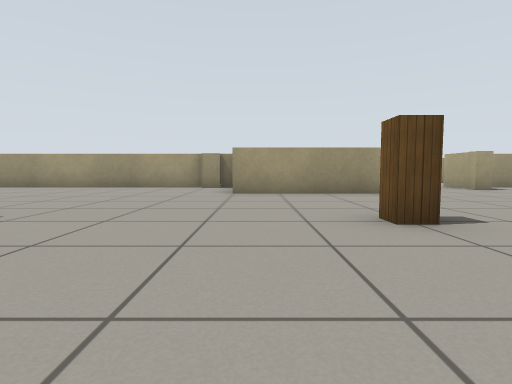
View 1 (above)

24 first-person views from a walk through a robot-simulator world made for Gazebo. The camera is 0.5 m above the floor, tilts 4° down and sees 80° across. The floor is counted in squares, 1 m on a side. Each view is taken from the middle of a square. On the plan, view 1 faces up. The plan holds only what a view shows up to about 9 squares ahead; the rest is blank. The place goes on beyond the plan. Simple patterns stand in for the simulator's built-in surfaces.

View 2
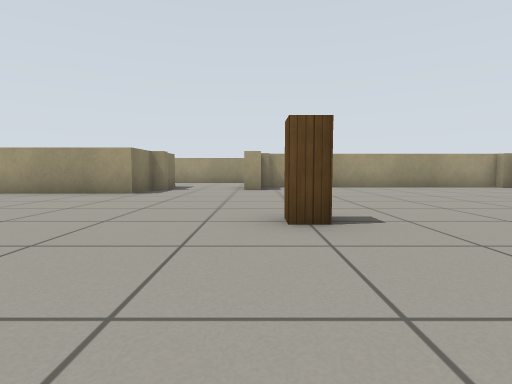

View 3
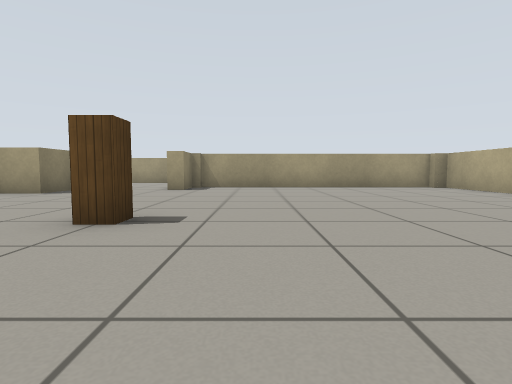

View 4
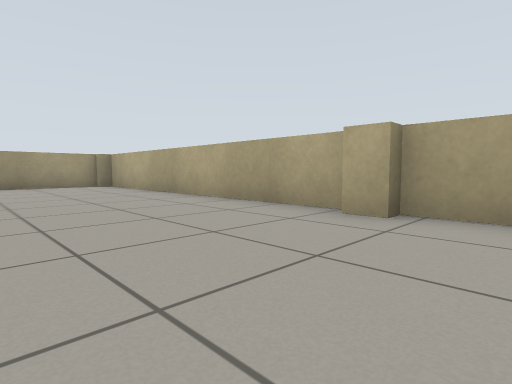

View 5
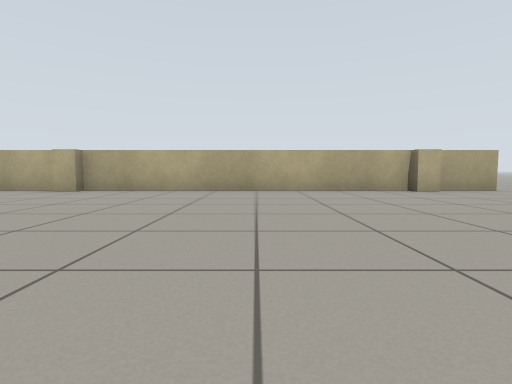

View 6
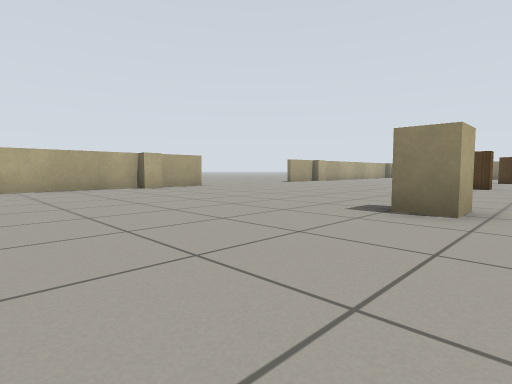

View 7
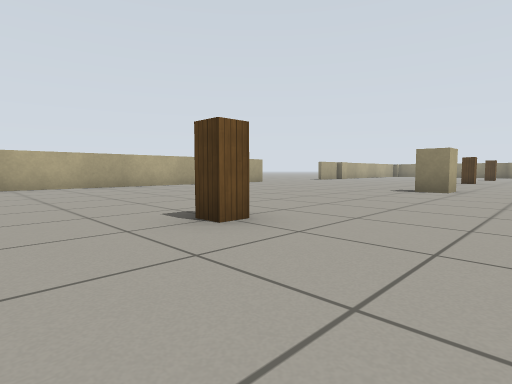

View 8
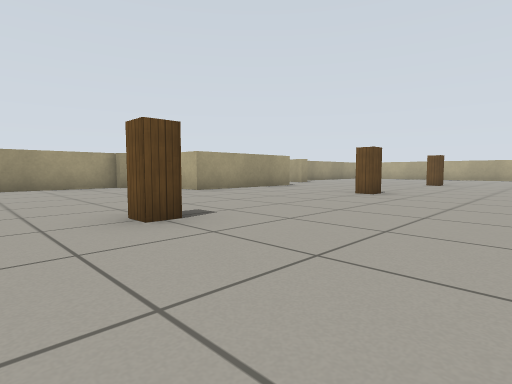

View 9
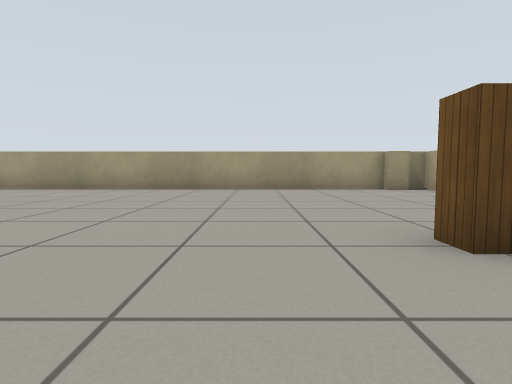

View 10
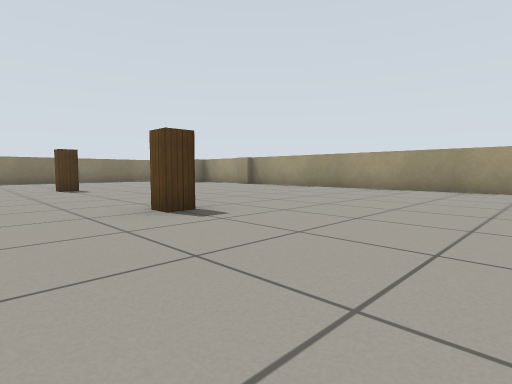

View 11
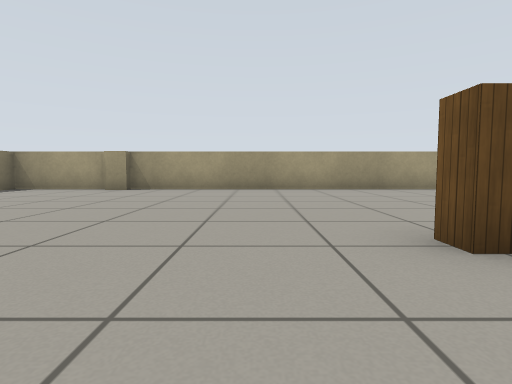

View 12
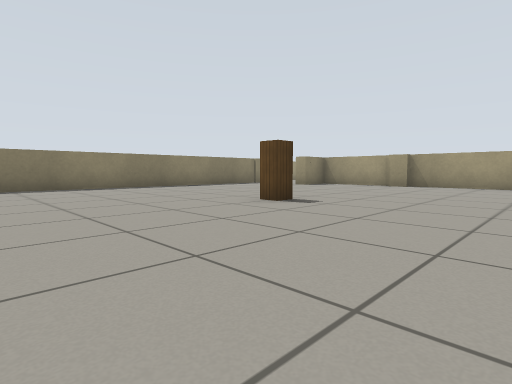

View 13
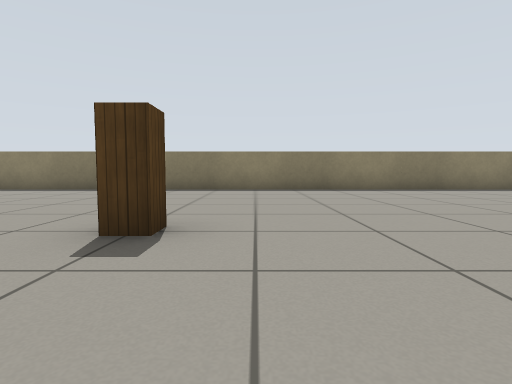

View 14
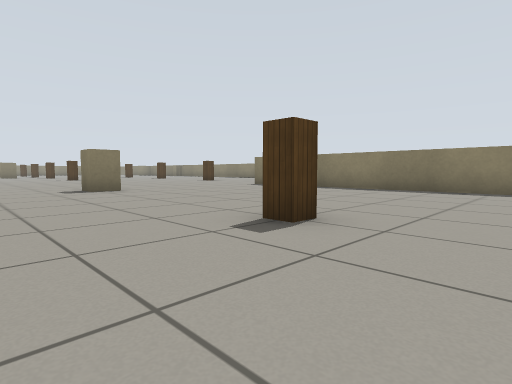

View 15
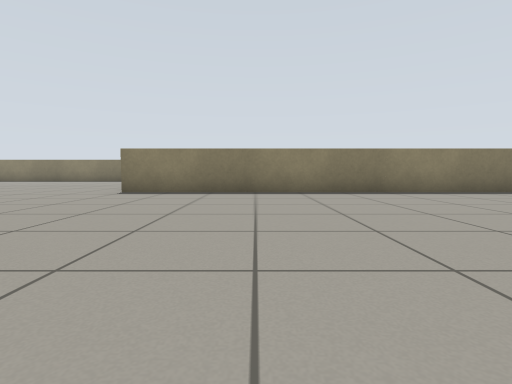

View 16
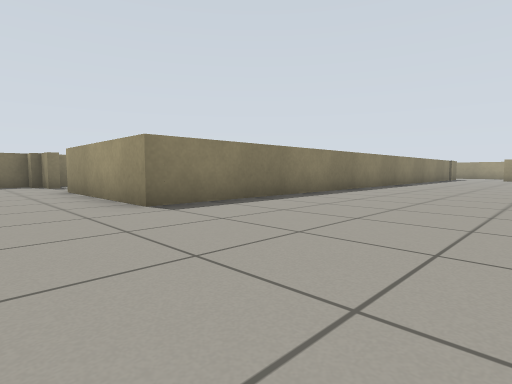

View 17
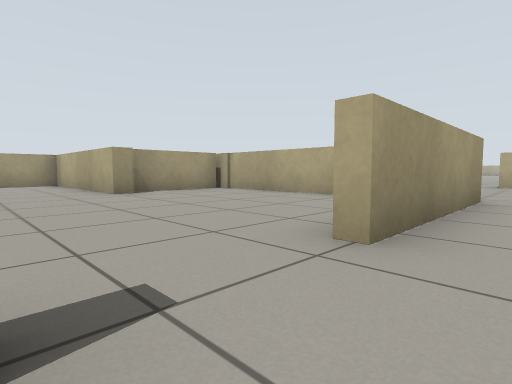

View 18
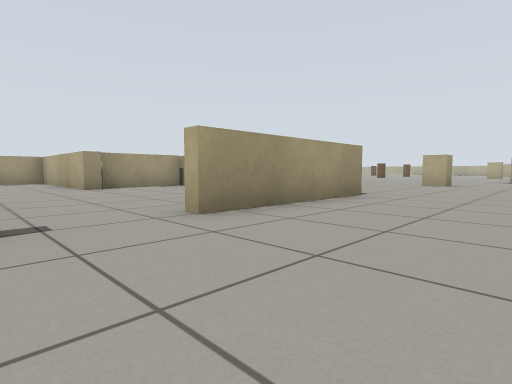

View 19
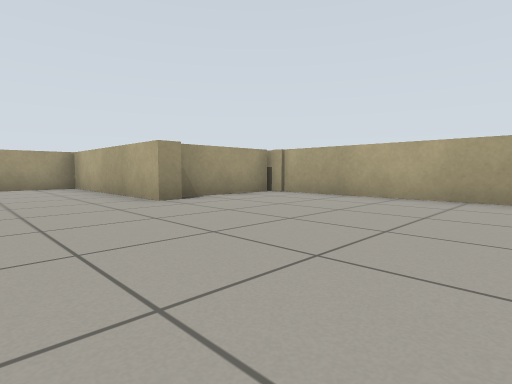

View 20
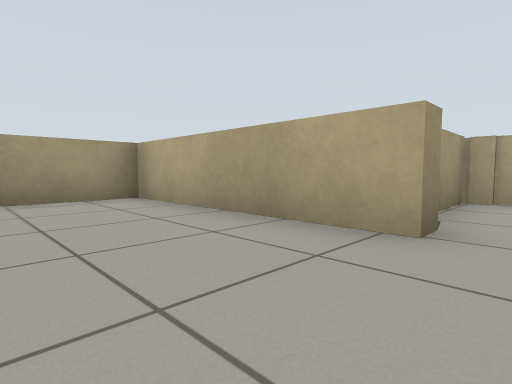

View 21
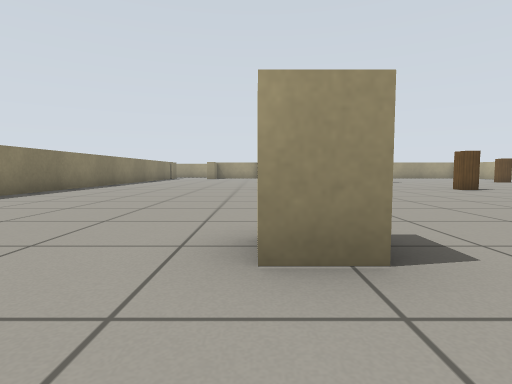

View 22
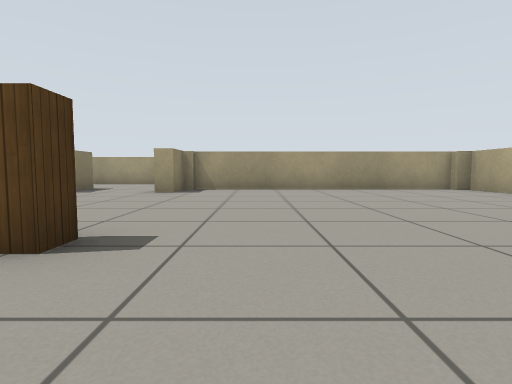

View 23
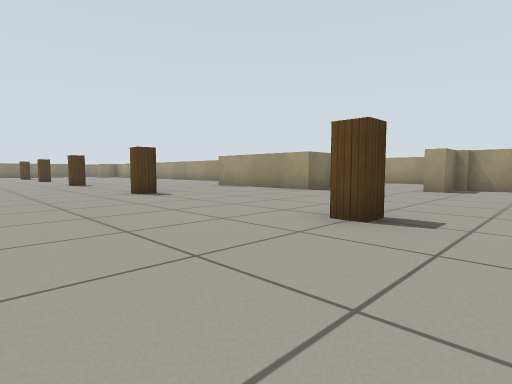

View 24
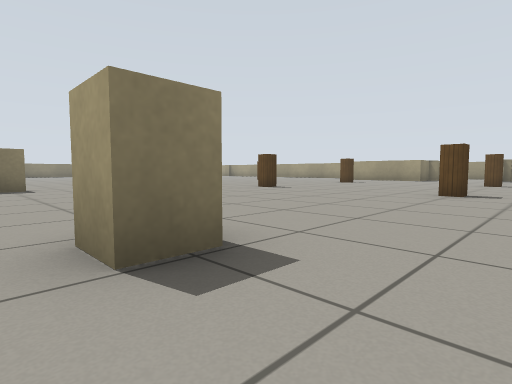

### Floor plan
Key: @ floor where view 1 was taken; # wall or solid block; . floor; = window, fence, low wall or low ledge; B wooden box.
Columns run from 25 left of view 1 to 14 right of it. Each row starts with its distance up from view 1.
 10                              ..
  9         =================#  #..=========
  8          ................#  #..=.......=
  7           ...............####..........=
  6       =   .............................=
  5       =. ..............................=
  4       =................................=
  3 ===   =....B....B....B....B....B.......=
  2 ...#  =................................=
  1 ...#  =...............................==
  0 ...#  =.........    .....@  ...........=
 -1 ...###=..........            ..........=
 -2 ...====....B....B.          ...B.......=
 -3 ......=...........         ............=
 -4 ......=..........          ............=
 -5 ......=.........            ...........=
 -6 ......=.........             ..........=
 -7 ......=........         ...   .........=
 -8 =.=====....=..          =......=......==
 -9 ..............              ...........=
-10 ..............                ....... .=
-11 .......                       .. ...

Positions as (right, up) in squares from view 1, and headings:
1: (0, 0), facing up
2: (6, 0), facing up
3: (8, 0), facing up
4: (10, -1), facing up-right
5: (6, -4), facing right
6: (5, -4), facing down-right
7: (4, 0), facing down-right
8: (-5, 0), facing up-right
9: (-5, 1), facing up
10: (-5, 1), facing up-left
11: (-10, 1), facing up
12: (-10, -1), facing up-left
13: (-11, -1), facing left
14: (-11, 0), facing down-left
15: (-12, -5), facing left
16: (-15, -10), facing up-left
17: (-25, -9), facing up-right
18: (-25, -11), facing up-right
19: (-25, -7), facing up-right
20: (-25, -3), facing up-right
21: (-14, -10), facing up
22: (8, 1), facing up
23: (8, 0), facing up-left
24: (8, -9), facing up-left
